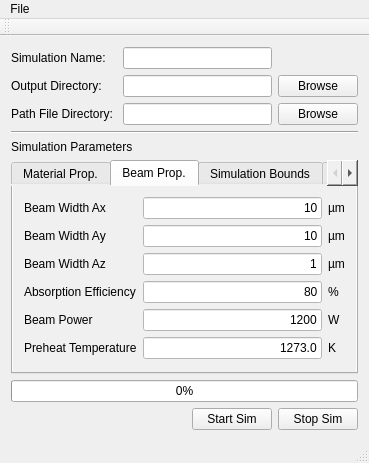
<?xml version="1.0" encoding="UTF-8"?>
<ui version="4.0">
 <class>MainWindow</class>
 <widget class="QMainWindow" name="MainWindow">
  <property name="geometry">
   <rect>
    <x>0</x>
    <y>0</y>
    <width>369</width>
    <height>459</height>
   </rect>
  </property>
  <property name="windowTitle">
   <string>MainWindow</string>
  </property>
  <widget class="QWidget" name="centralWidget">
   <layout class="QVBoxLayout" name="verticalLayout_10">
    <item>
     <layout class="QHBoxLayout" name="horizontalLayout">
      <item>
       <layout class="QVBoxLayout" name="verticalLayout">
        <item>
         <widget class="QLabel" name="SimNameLabel">
          <property name="text">
           <string>Simulation Name:</string>
          </property>
         </widget>
        </item>
        <item>
         <widget class="QLabel" name="OutputLabel">
          <property name="text">
           <string>Output Directory:</string>
          </property>
         </widget>
        </item>
        <item>
         <widget class="QLabel" name="PathLabel">
          <property name="text">
           <string>Path File Directory: </string>
          </property>
         </widget>
        </item>
       </layout>
      </item>
      <item>
       <layout class="QVBoxLayout" name="verticalLayout_2">
        <item>
         <widget class="QLineEdit" name="SimName">
          <property name="text">
           <string/>
          </property>
         </widget>
        </item>
        <item>
         <widget class="QLineEdit" name="OutputDir">
          <property name="text">
           <string/>
          </property>
         </widget>
        </item>
        <item>
         <widget class="QLineEdit" name="PathDir">
          <property name="text">
           <string/>
          </property>
         </widget>
        </item>
       </layout>
      </item>
      <item>
       <layout class="QVBoxLayout" name="verticalLayout_3">
        <item>
         <spacer name="verticalSpacer_5">
          <property name="orientation">
           <enum>Qt::Vertical</enum>
          </property>
          <property name="sizeHint" stdset="0">
           <size>
            <width>20</width>
            <height>40</height>
           </size>
          </property>
         </spacer>
        </item>
        <item>
         <spacer name="horizontalSpacer">
          <property name="orientation">
           <enum>Qt::Horizontal</enum>
          </property>
          <property name="sizeType">
           <enum>QSizePolicy::Preferred</enum>
          </property>
          <property name="sizeHint" stdset="0">
           <size>
            <width>40</width>
            <height>20</height>
           </size>
          </property>
         </spacer>
        </item>
        <item>
         <widget class="QPushButton" name="BrowseOutput">
          <property name="text">
           <string>Browse</string>
          </property>
         </widget>
        </item>
        <item>
         <widget class="QPushButton" name="BrowsePath">
          <property name="text">
           <string>Browse</string>
          </property>
         </widget>
        </item>
       </layout>
      </item>
     </layout>
    </item>
    <item>
     <widget class="Line" name="line">
      <property name="orientation">
       <enum>Qt::Horizontal</enum>
      </property>
     </widget>
    </item>
    <item>
     <widget class="QLabel" name="label_37">
      <property name="text">
       <string>Simulation Parameters</string>
      </property>
     </widget>
    </item>
    <item>
     <widget class="QTabWidget" name="tabWidget">
      <property name="styleSheet">
       <string notr="true">background-color: rgb(240, 240, 240);</string>
      </property>
      <property name="currentIndex">
       <number>1</number>
      </property>
      <widget class="QWidget" name="tab">
       <attribute name="title">
        <string>Material Prop.</string>
       </attribute>
       <layout class="QVBoxLayout" name="verticalLayout_15">
        <item>
         <layout class="QHBoxLayout" name="horizontalLayout_6">
          <item>
           <layout class="QVBoxLayout" name="verticalLayout_4">
            <item>
             <widget class="QLabel" name="label_6">
              <property name="text">
               <string>Solidification Temperature</string>
              </property>
             </widget>
            </item>
            <item>
             <widget class="QLabel" name="label_7">
              <property name="text">
               <string>Specific Heat</string>
              </property>
             </widget>
            </item>
            <item>
             <widget class="QLabel" name="label_8">
              <property name="text">
               <string>Thermal Conductivity</string>
              </property>
             </widget>
            </item>
            <item>
             <widget class="QLabel" name="label_9">
              <property name="text">
               <string>Density</string>
              </property>
             </widget>
            </item>
           </layout>
          </item>
          <item>
           <layout class="QVBoxLayout" name="verticalLayout_5">
            <item>
             <widget class="QLineEdit" name="SolidTemp">
              <property name="styleSheet">
               <string notr="true">background-color: rgb(255, 255, 255);</string>
              </property>
              <property name="text">
               <string>1528.0</string>
              </property>
              <property name="alignment">
               <set>Qt::AlignRight|Qt::AlignTrailing|Qt::AlignVCenter</set>
              </property>
             </widget>
            </item>
            <item>
             <widget class="QLineEdit" name="SpecificHeat">
              <property name="styleSheet">
               <string notr="true">background-color: rgb(255, 255, 255);</string>
              </property>
              <property name="text">
               <string>600.00</string>
              </property>
              <property name="alignment">
               <set>Qt::AlignRight|Qt::AlignTrailing|Qt::AlignVCenter</set>
              </property>
             </widget>
            </item>
            <item>
             <widget class="QLineEdit" name="ThermalConductivity">
              <property name="styleSheet">
               <string notr="true">background-color: rgb(255, 255, 255);</string>
              </property>
              <property name="text">
               <string>26.6</string>
              </property>
              <property name="alignment">
               <set>Qt::AlignRight|Qt::AlignTrailing|Qt::AlignVCenter</set>
              </property>
             </widget>
            </item>
            <item>
             <widget class="QLineEdit" name="Density">
              <property name="styleSheet">
               <string notr="true">background-color: rgb(255, 255, 255);</string>
              </property>
              <property name="text">
               <string>7451.0</string>
              </property>
              <property name="alignment">
               <set>Qt::AlignRight|Qt::AlignTrailing|Qt::AlignVCenter</set>
              </property>
             </widget>
            </item>
           </layout>
          </item>
          <item>
           <layout class="QVBoxLayout" name="verticalLayout_6">
            <item>
             <widget class="QLabel" name="label_11">
              <property name="text">
               <string>K</string>
              </property>
             </widget>
            </item>
            <item>
             <widget class="QLabel" name="label_12">
              <property name="text">
               <string>J/Kg-K</string>
              </property>
             </widget>
            </item>
            <item>
             <widget class="QLabel" name="label_13">
              <property name="text">
               <string>W/mK</string>
              </property>
             </widget>
            </item>
            <item>
             <widget class="QLabel" name="label_14">
              <property name="text">
               <string>kg/m3</string>
              </property>
             </widget>
            </item>
           </layout>
          </item>
         </layout>
        </item>
        <item>
         <spacer name="verticalSpacer_3">
          <property name="orientation">
           <enum>Qt::Vertical</enum>
          </property>
          <property name="sizeHint" stdset="0">
           <size>
            <width>20</width>
            <height>40</height>
           </size>
          </property>
         </spacer>
        </item>
       </layout>
      </widget>
      <widget class="QWidget" name="tab_3">
       <attribute name="title">
        <string>Beam Prop.</string>
       </attribute>
       <layout class="QVBoxLayout" name="verticalLayout_11">
        <item>
         <layout class="QHBoxLayout" name="horizontalLayout_7">
          <item>
           <layout class="QVBoxLayout" name="verticalLayout_7">
            <item>
             <widget class="QLabel" name="label_15">
              <property name="text">
               <string>Beam Width Ax</string>
              </property>
             </widget>
            </item>
            <item>
             <widget class="QLabel" name="label_16">
              <property name="text">
               <string>Beam Width Ay</string>
              </property>
             </widget>
            </item>
            <item>
             <widget class="QLabel" name="label_17">
              <property name="text">
               <string>Beam Width Az</string>
              </property>
             </widget>
            </item>
            <item>
             <widget class="QLabel" name="label_18">
              <property name="text">
               <string>Absorption Efficiency</string>
              </property>
             </widget>
            </item>
            <item>
             <widget class="QLabel" name="label_19">
              <property name="text">
               <string>Beam Power</string>
              </property>
             </widget>
            </item>
            <item>
             <widget class="QLabel" name="label_5">
              <property name="text">
               <string>Preheat Temperature</string>
              </property>
             </widget>
            </item>
           </layout>
          </item>
          <item>
           <layout class="QVBoxLayout" name="verticalLayout_8">
            <item>
             <widget class="QLineEdit" name="BeamAx">
              <property name="styleSheet">
               <string notr="true">background-color: rgb(255, 255, 255);</string>
              </property>
              <property name="text">
               <string>10</string>
              </property>
              <property name="alignment">
               <set>Qt::AlignRight|Qt::AlignTrailing|Qt::AlignVCenter</set>
              </property>
             </widget>
            </item>
            <item>
             <widget class="QLineEdit" name="BeamAy">
              <property name="styleSheet">
               <string notr="true">background-color: rgb(255, 255, 255);</string>
              </property>
              <property name="text">
               <string>10</string>
              </property>
              <property name="alignment">
               <set>Qt::AlignRight|Qt::AlignTrailing|Qt::AlignVCenter</set>
              </property>
             </widget>
            </item>
            <item>
             <widget class="QLineEdit" name="BeamAz">
              <property name="styleSheet">
               <string notr="true">background-color: rgb(255, 255, 255);</string>
              </property>
              <property name="text">
               <string>1</string>
              </property>
              <property name="alignment">
               <set>Qt::AlignRight|Qt::AlignTrailing|Qt::AlignVCenter</set>
              </property>
             </widget>
            </item>
            <item>
             <widget class="QLineEdit" name="AbsorptionEff">
              <property name="styleSheet">
               <string notr="true">background-color: rgb(255, 255, 255);</string>
              </property>
              <property name="text">
               <string>80</string>
              </property>
              <property name="alignment">
               <set>Qt::AlignRight|Qt::AlignTrailing|Qt::AlignVCenter</set>
              </property>
             </widget>
            </item>
            <item>
             <widget class="QLineEdit" name="BeamPower">
              <property name="styleSheet">
               <string notr="true">background-color: rgb(255, 255, 255);</string>
              </property>
              <property name="text">
               <string>1200</string>
              </property>
              <property name="alignment">
               <set>Qt::AlignRight|Qt::AlignTrailing|Qt::AlignVCenter</set>
              </property>
             </widget>
            </item>
            <item>
             <widget class="QLineEdit" name="PreheatTemp">
              <property name="styleSheet">
               <string notr="true">background-color: rgb(255, 255, 255);</string>
              </property>
              <property name="text">
               <string>1273.0</string>
              </property>
              <property name="alignment">
               <set>Qt::AlignRight|Qt::AlignTrailing|Qt::AlignVCenter</set>
              </property>
             </widget>
            </item>
           </layout>
          </item>
          <item>
           <layout class="QVBoxLayout" name="verticalLayout_9">
            <item>
             <widget class="QLabel" name="label_20">
              <property name="text">
               <string>µm</string>
              </property>
             </widget>
            </item>
            <item>
             <widget class="QLabel" name="label_21">
              <property name="text">
               <string>µm</string>
              </property>
             </widget>
            </item>
            <item>
             <widget class="QLabel" name="label_22">
              <property name="text">
               <string>µm</string>
              </property>
             </widget>
            </item>
            <item>
             <widget class="QLabel" name="label_23">
              <property name="text">
               <string>%</string>
              </property>
             </widget>
            </item>
            <item>
             <widget class="QLabel" name="label_24">
              <property name="text">
               <string>W</string>
              </property>
             </widget>
            </item>
            <item>
             <widget class="QLabel" name="label_10">
              <property name="text">
               <string>K</string>
              </property>
             </widget>
            </item>
           </layout>
          </item>
         </layout>
        </item>
        <item>
         <spacer name="verticalSpacer_2">
          <property name="orientation">
           <enum>Qt::Vertical</enum>
          </property>
          <property name="sizeHint" stdset="0">
           <size>
            <width>20</width>
            <height>40</height>
           </size>
          </property>
         </spacer>
        </item>
       </layout>
      </widget>
      <widget class="QWidget" name="tab_4">
       <attribute name="title">
        <string>Simulation Bounds</string>
       </attribute>
       <layout class="QVBoxLayout" name="verticalLayout_30">
        <item>
         <layout class="QHBoxLayout" name="horizontalLayout_9">
          <item>
           <layout class="QHBoxLayout" name="horizontalLayout_3">
            <item>
             <layout class="QVBoxLayout" name="verticalLayout_23">
              <item>
               <layout class="QVBoxLayout" name="verticalLayout_14">
                <item>
                 <widget class="QLabel" name="label_25">
                  <property name="text">
                   <string>X min</string>
                  </property>
                 </widget>
                </item>
                <item>
                 <widget class="QLabel" name="label_26">
                  <property name="text">
                   <string>Y min</string>
                  </property>
                 </widget>
                </item>
                <item>
                 <widget class="QLabel" name="label_27">
                  <property name="text">
                   <string>Z min</string>
                  </property>
                 </widget>
                </item>
               </layout>
              </item>
              <item>
               <layout class="QVBoxLayout" name="verticalLayout_19">
                <item>
                 <widget class="QLabel" name="label_31">
                  <property name="text">
                   <string>imax</string>
                  </property>
                 </widget>
                </item>
                <item>
                 <widget class="QLabel" name="label_32">
                  <property name="text">
                   <string>jmax</string>
                  </property>
                 </widget>
                </item>
                <item>
                 <widget class="QLabel" name="label_33">
                  <property name="text">
                   <string>kmax</string>
                  </property>
                 </widget>
                </item>
               </layout>
              </item>
             </layout>
            </item>
            <item>
             <layout class="QVBoxLayout" name="verticalLayout_24">
              <item>
               <layout class="QVBoxLayout" name="verticalLayout_17">
                <item>
                 <widget class="QLineEdit" name="xmin">
                  <property name="styleSheet">
                   <string notr="true">background-color: rgb(255, 255, 255);</string>
                  </property>
                  <property name="text">
                   <string>-1</string>
                  </property>
                  <property name="alignment">
                   <set>Qt::AlignRight|Qt::AlignTrailing|Qt::AlignVCenter</set>
                  </property>
                 </widget>
                </item>
                <item>
                 <widget class="QLineEdit" name="ymin">
                  <property name="styleSheet">
                   <string notr="true">background-color: rgb(255, 255, 255);</string>
                  </property>
                  <property name="text">
                   <string>-1</string>
                  </property>
                  <property name="alignment">
                   <set>Qt::AlignRight|Qt::AlignTrailing|Qt::AlignVCenter</set>
                  </property>
                 </widget>
                </item>
                <item>
                 <widget class="QLineEdit" name="zmin">
                  <property name="styleSheet">
                   <string notr="true">background-color: rgb(255, 255, 255);</string>
                  </property>
                  <property name="text">
                   <string>-.5</string>
                  </property>
                  <property name="alignment">
                   <set>Qt::AlignRight|Qt::AlignTrailing|Qt::AlignVCenter</set>
                  </property>
                 </widget>
                </item>
               </layout>
              </item>
              <item>
               <layout class="QVBoxLayout" name="verticalLayout_20">
                <item>
                 <widget class="QLineEdit" name="imax">
                  <property name="styleSheet">
                   <string notr="true">background-color: rgb(255, 255, 255);</string>
                  </property>
                  <property name="text">
                   <string>280</string>
                  </property>
                  <property name="alignment">
                   <set>Qt::AlignRight|Qt::AlignTrailing|Qt::AlignVCenter</set>
                  </property>
                 </widget>
                </item>
                <item>
                 <widget class="QLineEdit" name="jmax">
                  <property name="styleSheet">
                   <string notr="true">background-color: rgb(255, 255, 255);</string>
                  </property>
                  <property name="text">
                   <string>150</string>
                  </property>
                  <property name="alignment">
                   <set>Qt::AlignRight|Qt::AlignTrailing|Qt::AlignVCenter</set>
                  </property>
                 </widget>
                </item>
                <item>
                 <widget class="QLineEdit" name="kmax">
                  <property name="styleSheet">
                   <string notr="true">background-color: rgb(255, 255, 255);</string>
                  </property>
                  <property name="text">
                   <string>1</string>
                  </property>
                  <property name="alignment">
                   <set>Qt::AlignRight|Qt::AlignTrailing|Qt::AlignVCenter</set>
                  </property>
                 </widget>
                </item>
               </layout>
              </item>
             </layout>
            </item>
            <item>
             <layout class="QVBoxLayout" name="verticalLayout_28" stretch="0,0,0,0,0,0">
              <item>
               <widget class="QLabel" name="label_44">
                <property name="text">
                 <string>mm</string>
                </property>
               </widget>
              </item>
              <item>
               <widget class="QLabel" name="label_45">
                <property name="text">
                 <string>mm</string>
                </property>
               </widget>
              </item>
              <item>
               <widget class="QLabel" name="label_46">
                <property name="text">
                 <string>mm</string>
                </property>
               </widget>
              </item>
              <item>
               <widget class="QLabel" name="label_47">
                <property name="text">
                 <string>Pts</string>
                </property>
               </widget>
              </item>
              <item>
               <widget class="QLabel" name="label_48">
                <property name="text">
                 <string>Pts</string>
                </property>
               </widget>
              </item>
              <item>
               <widget class="QLabel" name="label_49">
                <property name="text">
                 <string>Pts</string>
                </property>
               </widget>
              </item>
             </layout>
            </item>
           </layout>
          </item>
          <item>
           <widget class="Line" name="line_2">
            <property name="orientation">
             <enum>Qt::Vertical</enum>
            </property>
           </widget>
          </item>
          <item>
           <layout class="QVBoxLayout" name="verticalLayout_29">
            <item>
             <layout class="QHBoxLayout" name="horizontalLayout_4">
              <item>
               <layout class="QVBoxLayout" name="verticalLayout_16">
                <item>
                 <widget class="QLabel" name="label_28">
                  <property name="text">
                   <string>X max</string>
                  </property>
                 </widget>
                </item>
                <item>
                 <widget class="QLabel" name="label_29">
                  <property name="text">
                   <string>Y max</string>
                  </property>
                 </widget>
                </item>
                <item>
                 <widget class="QLabel" name="label_30">
                  <property name="text">
                   <string>Z max</string>
                  </property>
                 </widget>
                </item>
               </layout>
              </item>
              <item>
               <layout class="QVBoxLayout" name="verticalLayout_18">
                <item>
                 <widget class="QLineEdit" name="xmax">
                  <property name="styleSheet">
                   <string notr="true">background-color: rgb(255, 255, 255);</string>
                  </property>
                  <property name="text">
                   <string>6</string>
                  </property>
                  <property name="alignment">
                   <set>Qt::AlignRight|Qt::AlignTrailing|Qt::AlignVCenter</set>
                  </property>
                 </widget>
                </item>
                <item>
                 <widget class="QLineEdit" name="ymax">
                  <property name="styleSheet">
                   <string notr="true">background-color: rgb(255, 255, 255);</string>
                  </property>
                  <property name="text">
                   <string>2</string>
                  </property>
                  <property name="alignment">
                   <set>Qt::AlignRight|Qt::AlignTrailing|Qt::AlignVCenter</set>
                  </property>
                 </widget>
                </item>
                <item>
                 <widget class="QLineEdit" name="zmax">
                  <property name="styleSheet">
                   <string notr="true">background-color: rgb(255, 255, 255);</string>
                  </property>
                  <property name="text">
                   <string>0.0</string>
                  </property>
                  <property name="alignment">
                   <set>Qt::AlignRight|Qt::AlignTrailing|Qt::AlignVCenter</set>
                  </property>
                 </widget>
                </item>
               </layout>
              </item>
              <item>
               <layout class="QVBoxLayout" name="verticalLayout_26">
                <item>
                 <widget class="QLabel" name="label_38">
                  <property name="text">
                   <string>mm</string>
                  </property>
                 </widget>
                </item>
                <item>
                 <widget class="QLabel" name="label_39">
                  <property name="text">
                   <string>mm</string>
                  </property>
                 </widget>
                </item>
                <item>
                 <widget class="QLabel" name="label_43">
                  <property name="text">
                   <string>mm</string>
                  </property>
                 </widget>
                </item>
               </layout>
              </item>
             </layout>
            </item>
            <item>
             <layout class="QHBoxLayout" name="horizontalLayout_5">
              <item>
               <layout class="QVBoxLayout" name="verticalLayout_21">
                <item>
                 <widget class="QLabel" name="label_34">
                  <property name="text">
                   <string>X Resolution</string>
                  </property>
                 </widget>
                </item>
                <item>
                 <widget class="QLabel" name="label_35">
                  <property name="text">
                   <string>Y Resolution</string>
                  </property>
                 </widget>
                </item>
                <item>
                 <widget class="QLabel" name="label_36">
                  <property name="text">
                   <string>Z Resolution</string>
                  </property>
                 </widget>
                </item>
               </layout>
              </item>
              <item>
               <layout class="QVBoxLayout" name="verticalLayout_22">
                <item>
                 <widget class="QLabel" name="xRes">
                  <property name="sizePolicy">
                   <sizepolicy hsizetype="Expanding" vsizetype="Preferred">
                    <horstretch>0</horstretch>
                    <verstretch>0</verstretch>
                   </sizepolicy>
                  </property>
                  <property name="text">
                   <string/>
                  </property>
                 </widget>
                </item>
                <item>
                 <widget class="QLabel" name="yRes">
                  <property name="sizePolicy">
                   <sizepolicy hsizetype="Expanding" vsizetype="Preferred">
                    <horstretch>0</horstretch>
                    <verstretch>0</verstretch>
                   </sizepolicy>
                  </property>
                  <property name="text">
                   <string/>
                  </property>
                 </widget>
                </item>
                <item>
                 <widget class="QLabel" name="zRes">
                  <property name="sizePolicy">
                   <sizepolicy hsizetype="Expanding" vsizetype="Preferred">
                    <horstretch>0</horstretch>
                    <verstretch>0</verstretch>
                   </sizepolicy>
                  </property>
                  <property name="text">
                   <string/>
                  </property>
                 </widget>
                </item>
               </layout>
              </item>
              <item>
               <layout class="QVBoxLayout" name="verticalLayout_25">
                <item>
                 <widget class="QLabel" name="label_40">
                  <property name="text">
                   <string>µm</string>
                  </property>
                 </widget>
                </item>
                <item>
                 <widget class="QLabel" name="label_41">
                  <property name="text">
                   <string>µm</string>
                  </property>
                 </widget>
                </item>
                <item>
                 <widget class="QLabel" name="label_42">
                  <property name="text">
                   <string>µm</string>
                  </property>
                 </widget>
                </item>
               </layout>
              </item>
             </layout>
            </item>
           </layout>
          </item>
         </layout>
        </item>
        <item>
         <spacer name="verticalSpacer_4">
          <property name="orientation">
           <enum>Qt::Vertical</enum>
          </property>
          <property name="sizeHint" stdset="0">
           <size>
            <width>20</width>
            <height>7</height>
           </size>
          </property>
         </spacer>
        </item>
       </layout>
      </widget>
      <widget class="QWidget" name="tab_2">
       <attribute name="title">
        <string>Settings</string>
       </attribute>
       <layout class="QVBoxLayout" name="verticalLayout_27">
        <item>
         <layout class="QHBoxLayout" name="horizontalLayout_2">
          <item>
           <layout class="QVBoxLayout" name="verticalLayout_13">
            <item>
             <widget class="QLabel" name="label">
              <property name="text">
               <string>Number of Threads</string>
              </property>
             </widget>
            </item>
            <item>
             <widget class="QLabel" name="label_2">
              <property name="text">
               <string>Simulation Mode</string>
              </property>
             </widget>
            </item>
            <item>
             <widget class="QLabel" name="label_3">
              <property name="text">
               <string>Simulation Timestep</string>
              </property>
             </widget>
            </item>
            <item>
             <widget class="QLabel" name="label_4">
              <property name="text">
               <string>File Output Frequency</string>
              </property>
             </widget>
            </item>
           </layout>
          </item>
          <item>
           <layout class="QVBoxLayout" name="verticalLayout_12">
            <item>
             <widget class="QLineEdit" name="NumThreads">
              <property name="styleSheet">
               <string notr="true">background-color: rgb(255, 255, 255);</string>
              </property>
              <property name="text">
               <string>4</string>
              </property>
              <property name="alignment">
               <set>Qt::AlignRight|Qt::AlignTrailing|Qt::AlignVCenter</set>
              </property>
             </widget>
            </item>
            <item>
             <widget class="QLineEdit" name="SimMode">
              <property name="styleSheet">
               <string notr="true">background-color: rgb(255, 255, 255);</string>
              </property>
              <property name="text">
               <string>2</string>
              </property>
              <property name="alignment">
               <set>Qt::AlignRight|Qt::AlignTrailing|Qt::AlignVCenter</set>
              </property>
             </widget>
            </item>
            <item>
             <widget class="QLineEdit" name="SimTimeStep">
              <property name="styleSheet">
               <string notr="true">background-color: rgb(255, 255, 255);</string>
              </property>
              <property name="text">
               <string>.0001</string>
              </property>
              <property name="alignment">
               <set>Qt::AlignRight|Qt::AlignTrailing|Qt::AlignVCenter</set>
              </property>
             </widget>
            </item>
            <item>
             <widget class="QLineEdit" name="OutputFreq">
              <property name="styleSheet">
               <string notr="true">background-color: rgb(255, 255, 255);</string>
              </property>
              <property name="text">
               <string>10</string>
              </property>
              <property name="alignment">
               <set>Qt::AlignRight|Qt::AlignTrailing|Qt::AlignVCenter</set>
              </property>
             </widget>
            </item>
           </layout>
          </item>
         </layout>
        </item>
        <item>
         <spacer name="verticalSpacer">
          <property name="orientation">
           <enum>Qt::Vertical</enum>
          </property>
          <property name="sizeType">
           <enum>QSizePolicy::Expanding</enum>
          </property>
          <property name="sizeHint" stdset="0">
           <size>
            <width>20</width>
            <height>40</height>
           </size>
          </property>
         </spacer>
        </item>
       </layout>
      </widget>
     </widget>
    </item>
    <item>
     <widget class="QProgressBar" name="progressBar">
      <property name="value">
       <number>0</number>
      </property>
     </widget>
    </item>
    <item>
     <layout class="QHBoxLayout" name="horizontalLayout_8">
      <item>
       <spacer name="horizontalSpacer_2">
        <property name="orientation">
         <enum>Qt::Horizontal</enum>
        </property>
        <property name="sizeHint" stdset="0">
         <size>
          <width>40</width>
          <height>20</height>
         </size>
        </property>
       </spacer>
      </item>
      <item>
       <widget class="QPushButton" name="RunSimulation">
        <property name="text">
         <string>Start Sim</string>
        </property>
       </widget>
      </item>
      <item>
       <widget class="QPushButton" name="StopSim">
        <property name="text">
         <string>Stop Sim</string>
        </property>
       </widget>
      </item>
     </layout>
    </item>
   </layout>
  </widget>
  <widget class="QMenuBar" name="menuBar">
   <property name="geometry">
    <rect>
     <x>0</x>
     <y>0</y>
     <width>369</width>
     <height>21</height>
    </rect>
   </property>
   <widget class="QMenu" name="menuFile">
    <property name="title">
     <string>File</string>
    </property>
    <addaction name="Import"/>
   </widget>
   <addaction name="menuFile"/>
  </widget>
  <widget class="QToolBar" name="mainToolBar">
   <attribute name="toolBarArea">
    <enum>TopToolBarArea</enum>
   </attribute>
   <attribute name="toolBarBreak">
    <bool>false</bool>
   </attribute>
  </widget>
  <widget class="QStatusBar" name="statusBar"/>
  <action name="Import">
   <property name="text">
    <string>Import</string>
   </property>
  </action>
 </widget>
 <layoutdefault spacing="6" margin="11"/>
 <resources/>
 <connections/>
</ui>
